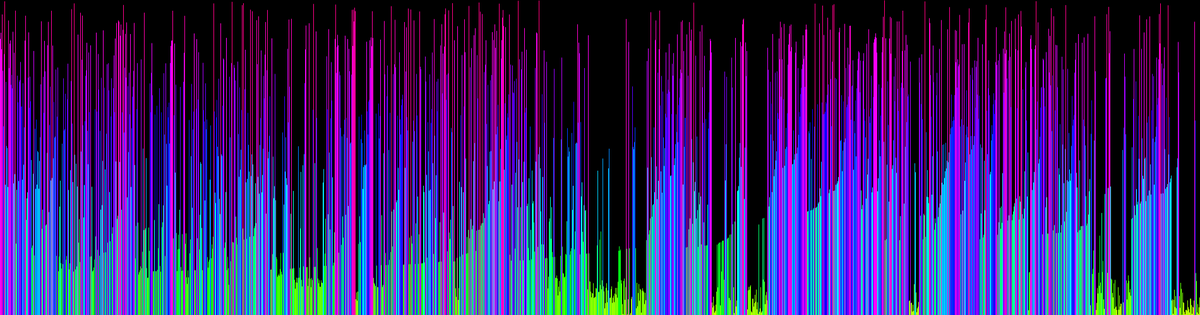
Frame 1 (no input)
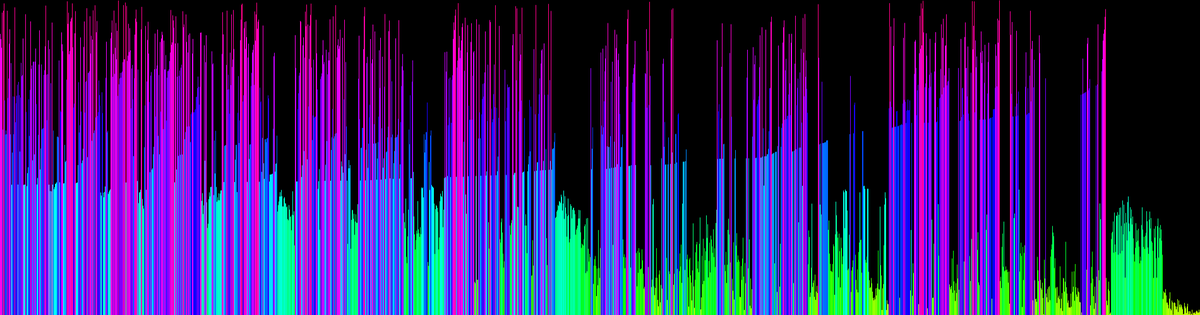
Frame 60 (the mouse pressed at the canvas centre just before this capture)
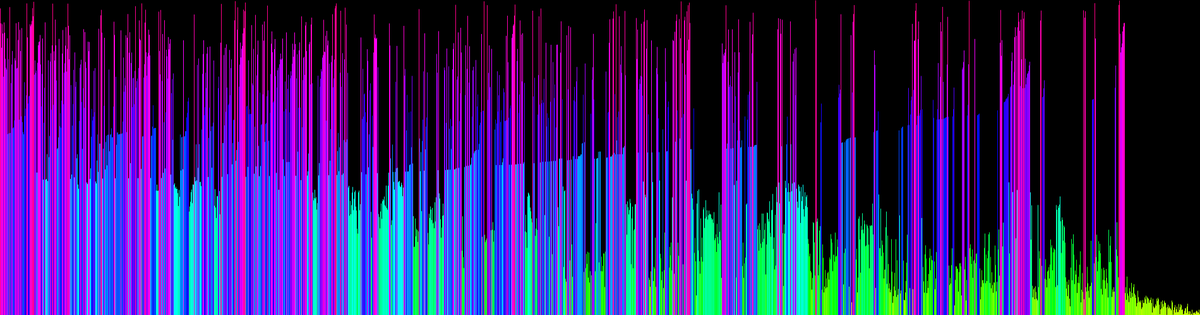
Frame 120 (the mouse held since frame 60 and released just before this capture)

The Processing sketch that drew these frames (run headless with seeded random() and noise(); from frame 60 on, the mouse is pressed at the canvas centre):

// Processing sketch: Sorting
// ── Sorting.pde
float[] list;
int listLength = 1900;
int max = 10;
int iterations = 0;
int SORTING_ALGORITHM = 3;

void setup() {
  size(1900, 500);
  list = new float[listLength];
  for (int i = 0; i < listLength; i++) {
    list[i] = random(0, max);
  }
  noStroke();
  colorMode(HSB);
}

void draw() {
  background(0);
  if (SORTING_ALGORITHM == 0 && iterations < listLength) {
    selectionSort(iterations);
  }
  if (SORTING_ALGORITHM == 1 && iterations > 0 && iterations < listLength) {
    insertionSort(iterations);
  }
  if (SORTING_ALGORITHM == 2 && iterations < listLength) {
    quicksort(iterations, listLength);
  }
  if (SORTING_ALGORITHM == 3) {
    heapSort(listLength-iterations, iterations);
  }
  show();
  iterations++;
}

void show() {
  float widthRange = listLength;
  for (int i = 0; i < listLength; i++) {
    fill(map(list[i], 0, max, 50, 235), 255, 255);
    rect(width/widthRange*float(i), height-list[i]*height/(max), width/widthRange, list[i]*height/(max));
  }
}

void selectionSort(int iterations) {
  int min = iterations;
  for (int i = iterations+1; i < listLength; i++) {
    if (list[i] < list[min]) {
      min = i;
    }
  }
  swap(min, iterations);
}

void swap(int a, int b) {
  float temp = list[a];
  list[a] = list[b];
  list[b] = temp;
}

void insertionSort(int iteration) {
  float k = list[iteration];
  int j = iteration - 1;

  while (j >= 0 && list[j] > k) {
    list[j + 1] = list[j];
    j = j - 1;
  }
  list[j + 1] = k;
}

void quicksort(int min, int max) {
  if (min < max) {
    int p = lomuto(min, max);
    quicksort(min, p-1);
    quicksort(p+1, max);
  }
}

int lomuto(int min, int max) {
  float p = list[min];
  int s = min;
  for (int i = min+1; i < max; i++) {
    if (list[i] < p) {
      s++;
      swap(s, i);
    }
  }
  swap(min, s);
  return s;
}

// To heapify a subtree rooted with node i which is
// an index in arr[]. n is size of heap
void heapify(int n, int i) {
  int largest = i; // Initialize largest as root
  int l = 2 * i + 1; // left = 2*i + 1
  int r = 2 * i + 2; // right = 2*i + 2

  // If left child is larger than root
  if (l < listLength && list[l] > list[largest])
    largest = l;

  // If right child is larger than largest so far
  if (r < listLength && list[r] > list[largest])
    largest = r;

  // If largest is not root
  if (largest != i) {
    swap(i, largest);

    // Recursively heapify the affected sub-tree
    heapify(n, largest);
  }
}

void heapSort(int n, int root) {
  // Build heap (rearrange array)
  for (int i = n / 2 - 1; i >= root; i--)
    heapify(listLength, root);

  // One by one extract an element from heap
  for (int i = n - 1; i > 0; i--) {
    // Move current root to end
    swap(0, i);

    // call max heapify on the reduced heap
    heapify(i, 0);
  }
}
